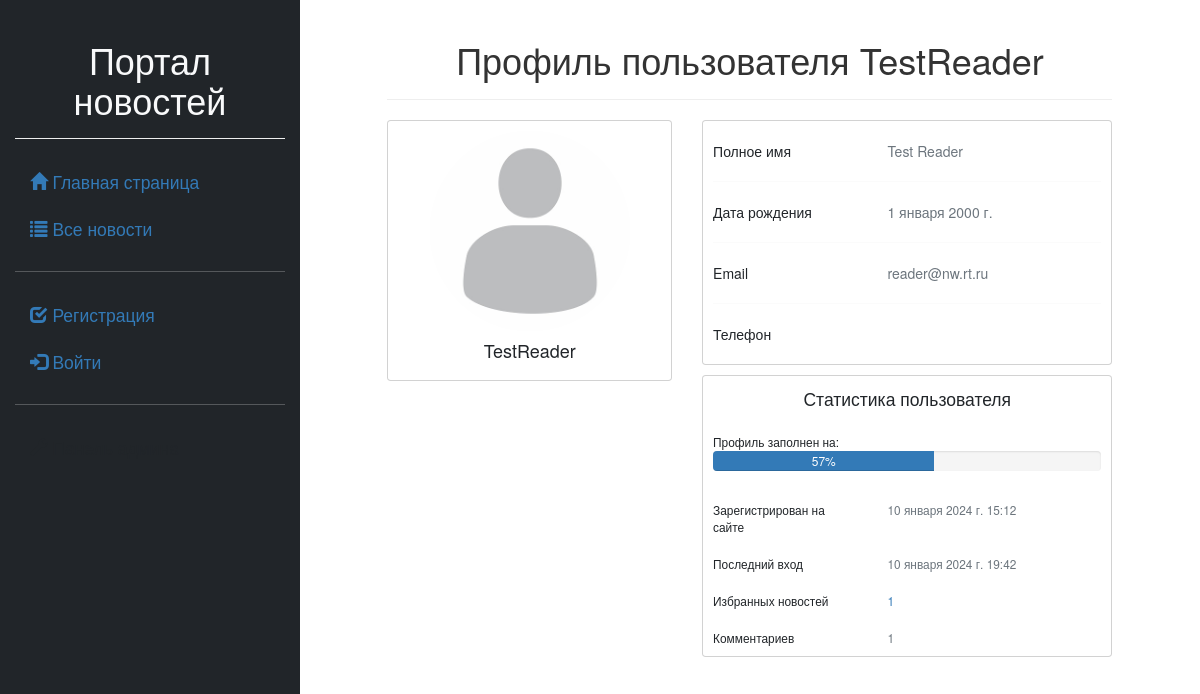
Page /users/profile/33 on the committed database.
### users/models.py (models this page shows, shortened)
class Profile(models.Model):
    user = models.OneToOneField(User, on_delete=models.CASCADE,
                                primary_key=True, verbose_name='Пользователь')
    nickname = models.CharField(verbose_name='Никнейм', max_length=100)
    birthdate = models.DateField(verbose_name='Дата рождения', blank=True, null=True)
    website = models.URLField(verbose_name='Персональный сайт', blank=True)
    github = models.URLField(verbose_name='Github', blank=True)
    phone = models.CharField(verbose_name='Телефон', max_length=20, blank=True)
    image = models.ImageField(verbose_name='Иконка', default='default_profile.jpg',
                              upload_to='profile_img')
    def com_count(self):
        return Comment.objects.filter(author=self.user).count()
    class Meta:
        verbose_name = 'Профиль'
        verbose_name_plural = 'Профили пользователей'

### users/views.py (the view)
# urls.py: path('profile/<int:id>', views.profile_detail, name='profile'),
def profile_detail(request, id):
    profile = Profile.objects.select_related('user').get(user_id=id)
    f_count = FavoriteArticle.objects.filter(user=id).count()
    user = User.objects.get(id=id)
    user_info = [user.first_name, user.last_name, user.email,
                 profile.birthdate, profile.phone, profile.website, profile.github]
    complete = round(sum([bool(element) for element in user_info]) / len(user_info) * 100)
    context = {'profile': profile,
               'user': user,
               'complete': complete,
               'f_count': f_count,
               }
    return render(request, 'users/profile_detail.html', context)

### users/templates/users/profile_detail.html (shortened to what this page needs)
{% extends 'first/base.html' %}
{% load static %}
{% load bootstrap5 %}
{% load crispy_forms_tags %}
{% block content %}
<div class="page-header text-center">
    <h1> Профиль пользователя {{ user.username }} </h1>
</div>
<div class="row gutters-sm">
    <div class="col-md-5">
        <div class="card">
            <div class="card-body">
                <div class="d-flex flex-column align-items-center text-center">
                    <img src="{{ profile.image.url }}" class="rounded-circle" width="200">
                    <div>
                        <h4> {{ user.username }} </h4>
                    </div>
                </div>
            </div>
        </div>
    </div>
    <div class="col-md-7">
        <div class="card mb-3">
            <div class="card-body">
                <div class="row mt-3">
                    <div class="col-sm-5">
                        Полное имя
                    </div>
                    <div class="col-sm-7 text-secondary">
                        {{ user.first_name }} {{ user.last_name }}
                    </div>
                </div>
                <hr>
                <div class="row">
                    <div class="col-sm-5">
                        Дата рождения
                    </div>
                    <div class="col-sm-7 text-secondary">
                        {% if profile.birthdate %}
                        {{ profile.birthdate }}
                        {% endif %}
                    </div>
                </div>
                <hr>
                <div class="row">
                    <div class="col-sm-5">
                        Email
                    </div>
                    <div class="col-sm-7 text-secondary">
                        {{ user.email }}
                    </div>
                </div>
                <hr>
                <div class="row mb-3">
                    <div class="col-sm-5">
                        Телефон
                    </div>
                    <div class="col-sm-7 text-secondary">
                    </div>
                </div>
            </div>
        </div>
        <div class="row gutters-sm">
            <div class="col-sm-12 mb-3">
                <div class="card h-100">
                    <div class="card-body">
                        <div class="text-center fs-3">
                            Статистика пользователя
                        </div>
                        <br>
                        <div>
                            <small>
                                Профиль заполнен на:
                                <div class="progress mb-3" style="height: 20px">
                                    <div class="progress-bar" role="progressbar" style="width: {{ complete }}%;"
                                         aria-valuenow="00" aria-valuemin="0" aria-valuemax="100">{{ complete }}%
                                    </div>
                                </div>
                                <br>
                                <div class="row">
                                    <div class="col-sm-5">
                                        Зарегистрирован на сайте
                                    </div>
                                    <div class="col-sm-7 text-secondary">
                                        {{ user.date_joined }}
                                    </div>
                                </div>
                                <br>
                                <div class="row">
                                    <div class="col-sm-5">
                                        Последний вход
                                    </div>
                                    <div class="col-sm-7 text-secondary">
                                        {{ user.last_login }}
                                    </div>
                                </div>
                                <br>
                                {% if f_count > 0 %}
                                <div class="row">
                                    <div class="col-sm-5">
                                        Избранных новостей
                                    </div>
                                    <div class="col-sm-7 text-secondary">
                                        <a href="{% url 'news_search' 'bookmark' user.id %}">{{ f_count }}</a>
                                    </div>
                                </div>
                                <br>
                                {% endif %}
                                <div class="row">
                                    <div class="col-sm-5">
                                        Комментариев
                                    </div>
                                    <div class="col-sm-7 text-secondary">
                                        {{ profile.com_count }}
                                    </div>
                                </div>
                            </small></div>
                    </div>
                </div>
            </div>
        </div>
    </div>
</div>
{% endblock %}

### rows in the picture
Profile: image (placeholder picture), birthdate "1 января 2000 г.", com_count "1"

### other values in the picture
{{ user.username }} "TestReader"
{{ user.first_name }} "Test"
{{ user.last_name }} "Reader"
{{ user.email }} "reader@nw.rt.ru"
{{ complete }} "57"
{{ user.date_joined }} "10 января 2024 г. 15:12"
{{ user.last_login }} "10 января 2024 г. 19:42"
{{ f_count }} "1"
